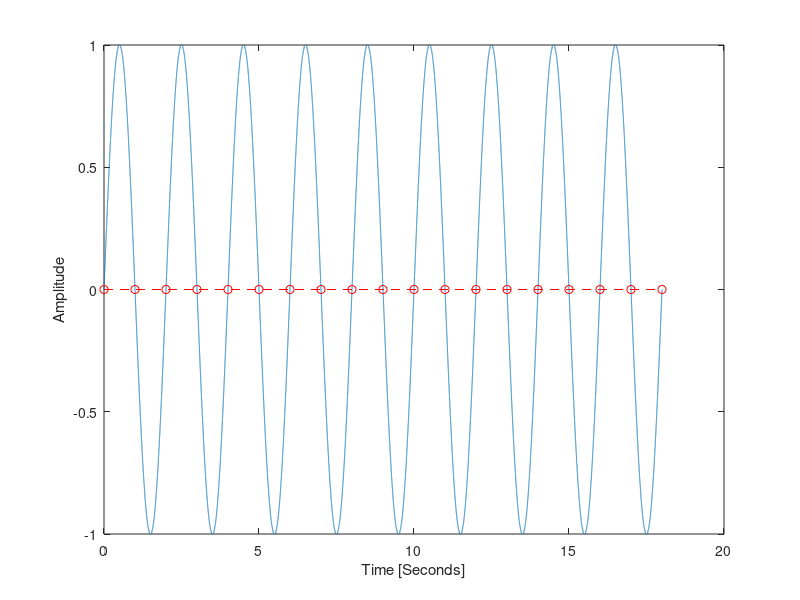

Source code (MATLAB):
%% Digital Signal Processing
% 3/2/2017
% Anas Salah Eddin
%
% Sampling
%--------------------------------
%% Clear stuff 
close all;
clear all;
clc
%% Generate original signals
F = 1/2 %Hz
tmin = 0;
tmax = abs(9 * 1/F); %9 periods
time_points = 100000;
t = linspace(tmin, tmax, time_points); %s
A = 1;  %amplitude
theta =  0; %rad

% Signal (can be changed to cos or any other analog signal)
xt = A * sin(2 * pi * F * t + theta);

% Plot the signals
plot(t, xt);
xlabel('Time [Seconds]');
ylabel('Amplitude');
hold on;
%% Sampling
Fs = 1;
Ts = 1 / Fs; %Seconds
nmin = ceil(tmin / Ts);
nmax = floor(tmax / Ts);
n = nmin:nmax;

xn = A * sin(2 * pi * F * n + theta);

plot(n, xn, 'ro--');
